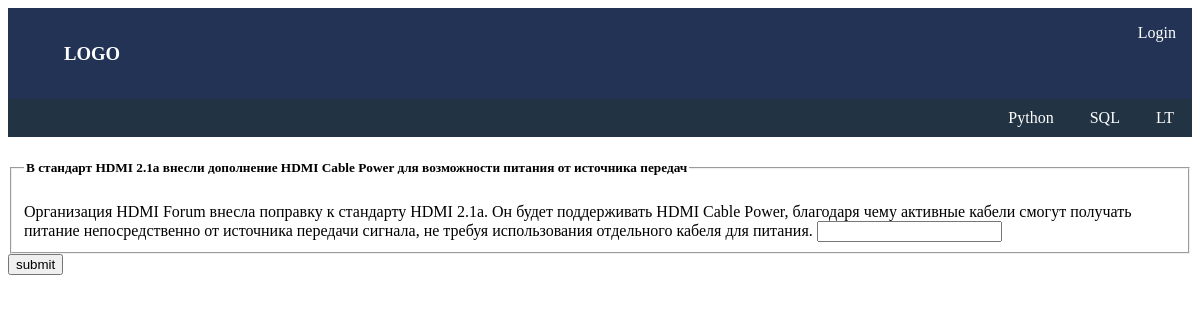
The page /news/1/ on the database its author committed.
### news_blog/models.py (models this page shows, shortened)
class Issue(models.Model):
    issue_topic = models.CharField(max_length=100)
    issue_text = models.CharField(max_length=400)
    issue_author = models.CharField(max_length=100)
    issue_class = models.CharField(max_length=100)
    pub_date = models.DateTimeField('date published')

### news_blog/views.py (the view)
# urls.py: path('<int:pk>/', views.DetailView.as_view(), name='detail'),
class DetailView(generic.DetailView):
    model = Issue
    template_name = 'news_blog/detail.html'

### news_blog/templates/news_blog/detail.html (shortened to what this page needs)
{% extends "mainpage/base.html" %}
{% block content %}
<form action="{% url 'news_blog:vote' issue.id %}" method="post">
<fieldset>
    <legend><h5>{{ issue.issue_topic }}</h5></legend>
        {{ issue.issue_text }}
        <input type="text" name="issue" id="issue">
</fieldset>
<input type="submit" value="submit">
</form>
{% endblock content %}

### rows shown on the page
Issue: issue_topic "В стандарт HDMI 2.1a внесли дополнение HDMI Cable Power для возможности питания от источника передач", issue_text "Организация HDMI Forum внесла поправку к стандарту HDMI 2.1a. Он будет поддерживать HDMI Cable Power, благодаря чему активные кабели смогут получать питание непосредственно от источника передачи сигнала, не требуя использования отдельного кабеля для питания."
